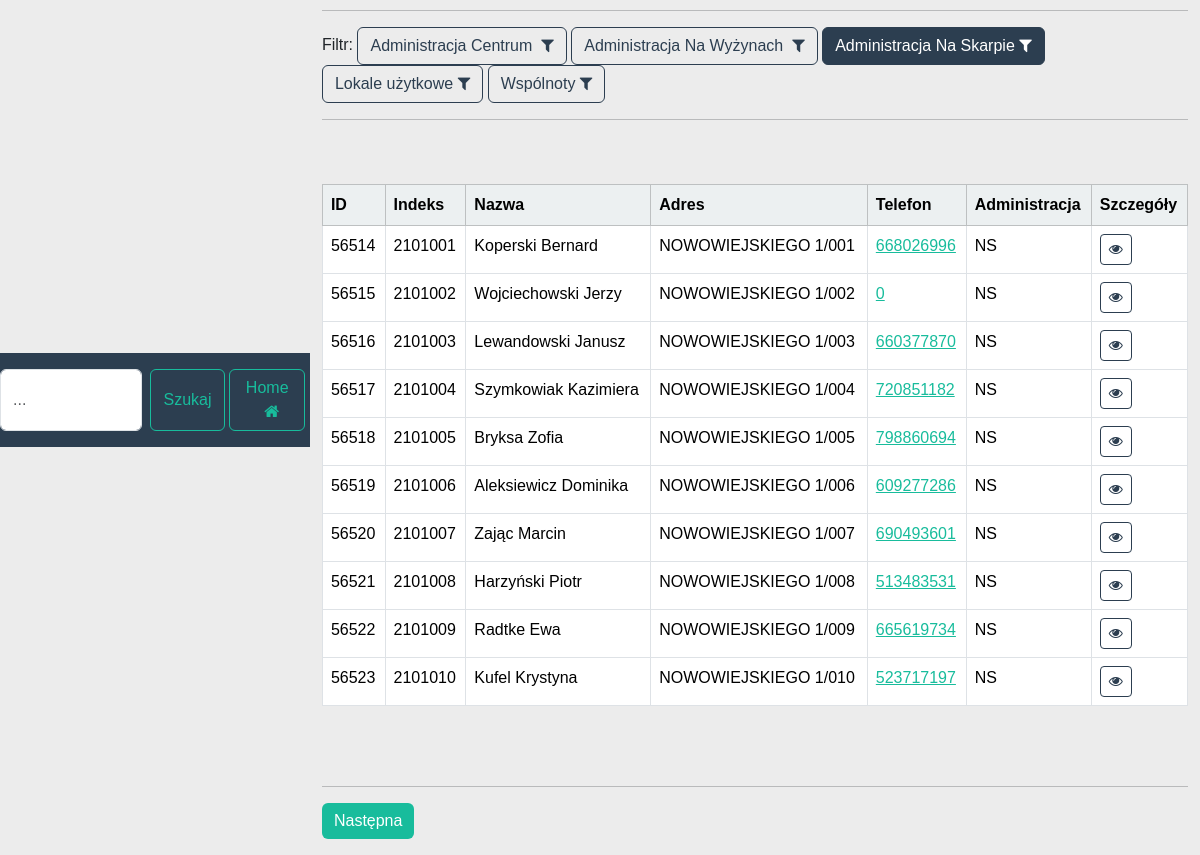
The app's page /telefony/dashboard_ns (signed in) with its own data.
### telefony/models.py (models this page shows, shortened)
class Mieszkaniec(models.Model):
    data_utworzenia = models.CharField(max_length=15, blank=True)
    indeks = models.CharField(max_length=7, blank=True)
    nazwa = models.CharField(max_length=255, blank=True)
    adres = models.CharField(max_length=255, blank=True)
    klatka = models.CharField(max_length=2, blank=True)
    telefon = models.CharField(max_length=9, blank=True)
    symbol_budynku = models.CharField(max_length=4, blank=True)
    tak = "tak"
    nie = "nie"
    zgoda_wybor = [
        (tak, "tak"),
        (nie, "nie")
    ]
    zgoda = models.CharField(
        max_length=3,
        choices=zgoda_wybor,
        default=tak,
    )
    ce = "CE"
    nw = "NW"
    ns = "NS"
    administracja_wybor = [
        (ns, "NS"),
        (nw, "NW"),
        (ce, "CE")
    ]
    administracja = models.CharField(
        max_length=2,
        choices=administracja_wybor,
        default=ce,
    )
    content = models.TextField(max_length=160, blank=True, null=True)
    phone = models.TextField(max_length=9, blank=True, null=True)

### telefony/views.py (the view)
# urls.py: path("dashboard_ns", views.dashboard_ns,
@login_required(login_url="login")
def dashboard_ns(request):
	my_records = Mieszkaniec.objects.all().filter(administracja="NS")
	p = Paginator(Mieszkaniec.objects.all().filter(administracja="NS"), 10)
	page = request.GET.get("page")
	my_record = p.get_page(page)
	return render(request, "dashboard-ns.html",
				  {"records": my_records, "my_record": my_record})

### telefony/templates/dashboard-ns.html (shortened to what this page needs)
{% extends 'base-telefony-ns.html' %}
{% block content %}
    <hr>
    Filtr:
    <a class="btn btn-outline-primary" href="{% url 'dashboard_ce' %}">Administracja Centrum &nbsp;<i
            class="fa fa-filter"
            aria-hidden="true"></i> </a>
    <a class="btn btn-outline-primary" href="{% url 'dashboard_nw' %}">Administracja Na Wyżynach &nbsp;<i
            class="fa fa-filter"
            aria-hidden="true"></i> </a>
    <a class="btn btn-primary" href="{% url 'dashboard_ns' %}">Administracja Na Skarpie&nbsp;<i
            class="fa fa-filter"
            aria-hidden="true"></i> </a>
    <a class="btn btn-outline-primary" href="{% url 'dashboard_lu' %}">Lokale użytkowe&nbsp;<i
            class="fa fa-filter"
            aria-hidden="true"></i> </a>
    <a class="btn btn-outline-primary" href="{% url 'dashboard_w' %}">Wspólnoty&nbsp;<i
            class="fa fa-filter"
            aria-hidden="true"></i> </a>
    <hr>
    <br><br>
    <table class="table  table-bordered" id="sample_data">
        <thead class="table-light">
        <tr>
            <th scope="col"> ID</th>
            <th scope="col"> Indeks</th>
            <th scope="col"> Nazwa</th>
            <th scope="col"> Adres</th>
            <th scope="col"> Telefon</th>
            <th scope="col"> Administracja</th>
            <th scope="col"> Szczegóły</th>
        </tr>
        </thead>
        <tbody>
        {% for record in my_record %}
            <tr>
                <td> {{ record.id }} </td>
                <td> {{ record.indeks }} </td>
                <td> {{ record.nazwa }}</td>
                <td> {{ record.adres }} </td>
                <td> <a href="{{ record.telefon }}">{{ record.telefon }}</a> </td>
                <td> {{ record.administracja }} </td>
                <td><a class="btn btn-outline-primary btn-sm" href="{% url 'view_telefony' record.id %}">
                    <i class="fa fa-eye" aria-hidden="true"></i> </a></td>
            </tr>
        {% endfor %}
        </tbody>
    </table>
    <br><br>
    <hr>
    <nav aria-label="Page navigation example">
        <ul class="pagination">
            {% if my_record.has_next %}
                <li class="page-item"><a class="page-link" href="?page={{ my_record.next_page_number }}">Następna</a>
                </li>
            {% endif %}
        </ul>
    </nav>
{% endblock %}

### static/css/styles.css (style rules this page uses)
* { padding: 0; margin: 0; font-family: 'Poppins', sans-serif; }
body { display: flex; align-items: center; justify-content: center; height: 100vh; width: 100vw; background: #ececec; overflow: hidden; }

### records on screen
Mieszkaniec: id "56514", indeks "2101001", nazwa "Koperski Bernard", adres "NOWOWIEJSKIEGO 1/001", telefon "668026996", administracja "NS"
Mieszkaniec: id "56515", indeks "2101002", nazwa "Wojciechowski Jerzy", adres "NOWOWIEJSKIEGO 1/002", telefon "0", administracja "NS"
Mieszkaniec: id "56516", indeks "2101003", nazwa "Lewandowski Janusz", adres "NOWOWIEJSKIEGO 1/003", telefon "660377870", administracja "NS"
Mieszkaniec: id "56517", indeks "2101004", nazwa "Szymkowiak Kazimiera", adres "NOWOWIEJSKIEGO 1/004", telefon "720851182", administracja "NS"
Mieszkaniec: id "56518", indeks "2101005", nazwa "Bryksa Zofia", adres "NOWOWIEJSKIEGO 1/005", telefon "798860694", administracja "NS"
Mieszkaniec: id "56519", indeks "2101006", nazwa "Aleksiewicz Dominika", adres "NOWOWIEJSKIEGO 1/006", telefon "609277286", administracja "NS"
Mieszkaniec: id "56520", indeks "2101007", nazwa "Zając Marcin", adres "NOWOWIEJSKIEGO 1/007", telefon "690493601", administracja "NS"
Mieszkaniec: id "56521", indeks "2101008", nazwa "Harzyński Piotr", adres "NOWOWIEJSKIEGO 1/008", telefon "513483531", administracja "NS"
Mieszkaniec: id "56522", indeks "2101009", nazwa "Radtke Ewa", adres "NOWOWIEJSKIEGO 1/009", telefon "665619734", administracja "NS"
Mieszkaniec: id "56523", indeks "2101010", nazwa "Kufel Krystyna", adres "NOWOWIEJSKIEGO 1/010", telefon "523717197", administracja "NS"
